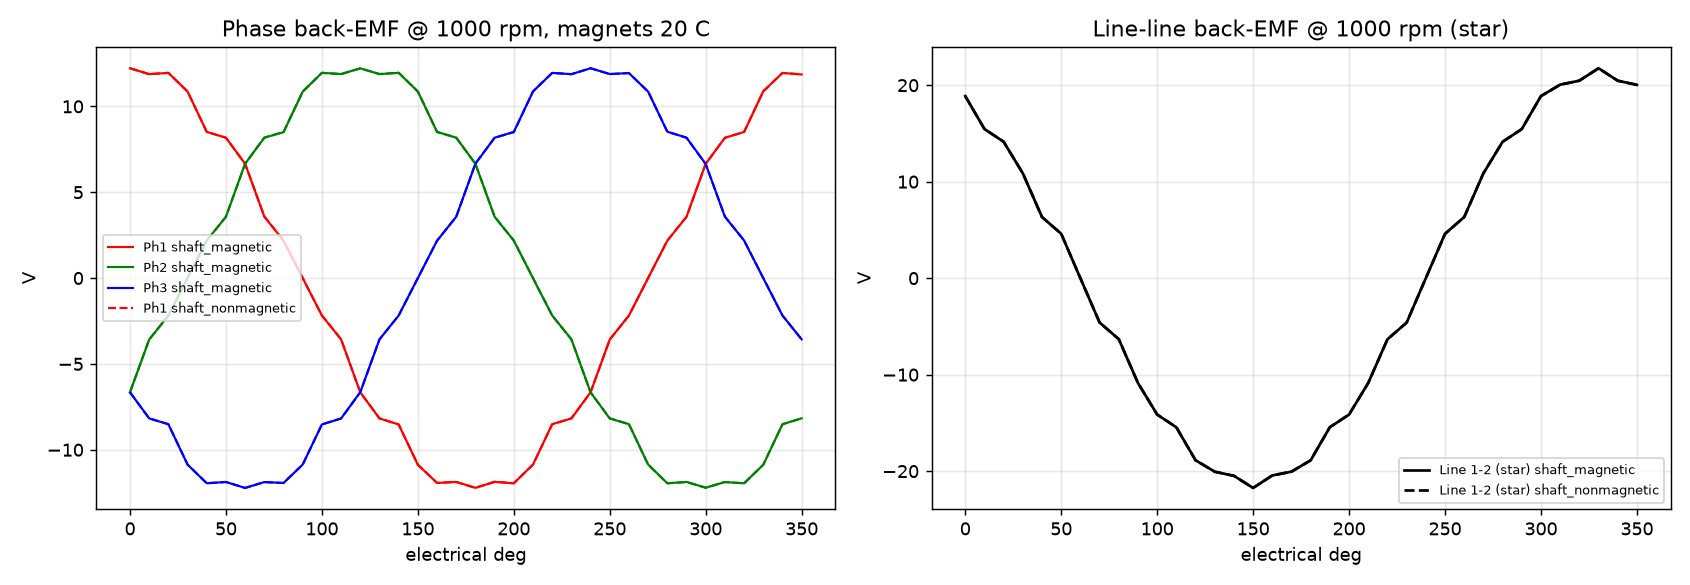

Write the Python code that produced this figure.
"""No-load back-EMF of Motor-CAD model E:\\Spoke_V2\\Design9795_1.mot (screenshots 16 Oct 2026), solved in FEMM 4.2 (2D magnetostatic).

Stator: Motor-CAD 'Parallel Tooth', 12 slots.  Rotor: adaptive spoke template (same parameter names as
Ferrite_Motor_design/rotor/spoke_rotor_explorer.html).  Each tooth coil is its own FEMM circuit at 0 A, so the
coil flux linkage is read directly; phase = 2 adjacent coils in series per path, 2 paths in parallel.

Run:  python backemf.py      writes results.json + backemf.png
"""
import json, math, os, sys, time
import numpy as np
import femm
import runguard as RG
RG.keep_awake()                  # no idle sleep while a run is alive

HERE = os.path.dirname(os.path.abspath(__file__))
MU0 = 4e-7 * math.pi

# ---------------- Motor-CAD inputs: Design9795_1.mot (screenshots 2026-10-16) ----------------
STACK = 64.0                       # stator lam length = rotor lam length = magnet length (magnets in 3 axial segments)
STATOR = dict(slots=12, od=160.0, bore=107.0, tooth_w=15.5418, slot_depth=17.6519, corner_r=1.95,
              tip_depth=0.93162, slot_open=5.57938, tip_angle=18.2886)
ROTOR = dict(pole_number=10, rotor_diameter=106.0, shaft_diameter=25.0, magnet_inset=2.0, magnet_depth=28.0,
             magnet_opening=7.04591, magnet_X=18.8647, magnet_Y=9.17054, magnet_Z=7.11328, magnet_glue_gap=0.0625,
             Bridge_thickness=1.0, bridge_offset=5.0)
TURNS = 10                         # per coil; 20 conductors/slot, 2 layers
PATHS = 2
BR20, MU_MAG, BR_TC = 0.46, 1.08, -0.001797    # DMEGC_DM4654; Motor-CAD magnet flux coefficient -0.1797 %/K
MAG_T = float(os.environ.get('MAG_T', 20.0))
BR = BR20 * (1 + BR_TC * (MAG_T - 20))
STACKING = 0.97                    # Motor-CAD default; consistent with the lamination masses shown (mass and iron loss)
# Magnetic solve: steel BH curve not reduced by the stacking factor (fill 1.0). Matches Motor-CAD's d-q flux map: with 0.97 the
# FEMM q-axis flux was 3-8 % low while the d axis matched (sens_q.py); STACK_FEA=0.97 restores the old behaviour.
STACKING_FEA = float(os.environ.get('STACK_FEA', 1.0))
# M235-35A from the Motor-CAD material database (Steel BH tab), H [A/m] -> B [T]; above 1.8 T extended with
# slope mu0 (air-like), as Motor-CAD extrapolates beyond the last point
BH_LAM_MCAD = [(0, 0), (24.7, 0.1), (32.6, 0.2), (38.1, 0.3), (43.1, 0.4), (48.2, 0.5), (53.9, 0.6), (60.7, 0.7),
               (68.8, 0.8), (79.3, 0.9), (93.7, 1.0), (115, 1.1), (156, 1.2), (260, 1.3), (690, 1.4), (1950, 1.5),
               (4410, 1.6), (7630, 1.7), (12000, 1.8)]
BH_LAM_MCAD += [(h, 1.8 + 4e-7 * math.pi * (h - 12000)) for h in (30000, 60000, 120000, 250000, 500000)]
# M235-35A typical DC curve (first runs; kept for reference)
BH_LAM_TYPICAL = [(0, 0), (50, 0.75), (100, 1.00), (150, 1.12), (200, 1.20), (300, 1.29), (500, 1.38), (1000, 1.45),
          (2500, 1.53), (5000, 1.63), (10000, 1.75), (20000, 1.87), (50000, 2.02), (100000, 2.13), (200000, 2.30)]
BH_LAM = BH_LAM_MCAD if os.environ.get('BH', 'mcad') == 'mcad' else BH_LAM_TYPICAL
# SCM420 (Cr-Mo case-hardening steel) typical curve
BH_SHAFT = [(0, 0), (200, 0.45), (400, 0.85), (700, 1.10), (1000, 1.25), (2000, 1.45), (4000, 1.58),
            (8000, 1.70), (16000, 1.82), (50000, 2.00), (100000, 2.10), (200000, 2.25)]
FILLETS = dict(lam=0.1, pocket=1.0, slot=1.95) if os.environ.get('FILLETS', '1') == '1' else None
GM = float(os.environ.get('GAPMESH', '1.0'))   # air-gap mesh scale (1 = 0.2 mm elements)
STEP = 2.0                         # deg mech; 72 deg = one electrical period
NWORK = 4

R_BORE = STATOR['bore'] / 2
R_ROT = ROTOR['rotor_diameter'] / 2
R_MID = (R_BORE + R_ROT) / 2
# SYM=1: half machine (12 slots / 10 poles repeat every 180 deg with the sign flipped), anti-periodic cut on the x axis.
# Needs the air-gap element (fixed meshes; the rotor is drawn turned by half a pole pitch so the cut runs through
# pole-piece centres and slot centrelines, never through a magnet or a coil).
SYM = os.environ.get('SYM', '0') == '1'
AGE = os.environ.get('AGE', '0') == '1' or SYM
ROT_OFF = 180 / ROTOR['pole_number'] if SYM else 0.0
SYM_K = 2 if SYM else 1            # torque, mass and loss multiplier
R_AGE_IN, R_AGE_OUT = R_ROT + (R_BORE - R_ROT) / 3, R_BORE - (R_BORE - R_ROT) / 3
NS = STATOR['slots']
# tooth coil k sits between slot k and slot k+1 (Motor-CAD slot table: slot 1 = 20 x phase 1, ...)
PHASE_TEETH = {'Ph1': (12, 1, 6, 7), 'Ph2': (2, 3, 8, 9), 'Ph3': (4, 5, 10, 11)}


def rot(p, a_deg):
    a = math.radians(a_deg); c, s = math.cos(a), math.sin(a)
    return (p[0] * c - p[1] * s, p[0] * s + p[1] * c)


def line(a, b):
    femm.mi_drawline(a[0], a[1], b[0], b[1])


def polyline(pts):
    for a, b in zip(pts, pts[1:]):
        line(a, b)


def arc_ccw(r, a0, a1, maxseg, bdry=''):
    p, q = rot((r, 0), a0), rot((r, 0), a1)
    femm.mi_drawarc(p[0], p[1], q[0], q[1], a1 - a0, maxseg)
    if bdry:
        m = rot((r, 0), (a0 + a1) / 2)
        femm.mi_selectarcsegment(m[0], m[1]); femm.mi_setarcsegmentprop(maxseg, bdry, 0, 0); femm.mi_clearselected()


def label(p, mat, mesh, circ='', magdir=0, turns=0, grp=0):
    femm.mi_addblocklabel(p[0], p[1]); femm.mi_selectlabel(p[0], p[1])
    femm.mi_setblockprop(mat, 0, mesh, circ, magdir, grp, turns); femm.mi_clearselected()


def ang(p):
    return math.degrees(math.atan2(p[1], p[0]))


def slot_geometry(s):
    """Right half of one slot, slot centreline on +y (x > 0 = clockwise side). Returns key points."""
    hs, ws = 180 / s['slots'], s['tooth_w'] / 2
    so = s['slot_open'] / 2
    A = (so, math.sqrt(R_BORE ** 2 - so ** 2))                      # tip corner on the bore
    B = (so, A[1] + s['tip_depth'])
    n = (math.cos(math.radians(hs)), -math.sin(math.radians(hs)))   # tooth normal; tooth side: p.n = -ws
    u = (math.sin(math.radians(hs)), math.cos(math.radians(hs)))    # tooth axis
    d = (math.cos(math.radians(s['tip_angle'])), math.sin(math.radians(s['tip_angle'])))
    nB = B[0] * n[0] + B[1] * n[1]
    t = (-ws - nB) / (d[0] * n[0] + d[1] * n[1])
    C = (B[0] + t * d[0], B[1] + t * d[1])
    rb = R_BORE + s['slot_depth']                                    # slot bottom radius
    sE = math.sqrt(rb ** 2 - ws ** 2)
    E = (-ws * n[0] + sE * u[0], -ws * n[1] + sE * u[1])
    return dict(A=A, B=B, C=C, E=E, rb=rb)


def tooth_area(sg, s):
    """Lamination area of one tooth (between slot-bottom arc and bore) for the mass check."""
    from matplotlib.path import Path
    mir = lambda p: (-p[0], p[1])
    hs = 180 / s['slots']
    right = [sg['A'], sg['B'], sg['C'], sg['E']]                     # wall of slot centred at +y
    left_next = [rot(mir(p), -2 * hs) for p in right]                # same tooth, wall of the next slot clockwise
    poly = right + [rot((sg['rb'], 0), a) for a in np.linspace(ang(sg['E']), ang(left_next[3]), 40)] + \
        left_next[::-1] + [rot((R_BORE, 0), a) for a in np.linspace(ang(left_next[0]), ang(sg['A']), 40)]
    x, y = np.array(poly).T
    return 0.5 * abs(np.dot(x, np.roll(y, 1)) - np.dot(y, np.roll(x, 1)))


def rotor_geometry(p):
    """Same as Ferrite_Motor_design/femm_em/femm_motor.py (port of spoke_rotor_explorer.html), pole on +y."""
    t, rs, rr = p['Bridge_thickness'] / 2, p['shaft_diameter'] / 2, p['rotor_diameter'] / 2
    rom = rr - p['magnet_inset']; rim = rom - p['magnet_depth']; ho = p['magnet_opening'] / 2
    a = math.radians(180 / p['pole_number']); T, Cs = math.tan(a), math.cos(a)
    P = (-(rim * T - t / Cs), rim); Q = (-p['magnet_Y'], rim + p['magnet_X']); R = (-p['magnet_Z'], rom)
    D = (-ho, rom); C = (-ho, math.sqrt(rr * rr - ho * ho))
    yg = rs + p['bridge_offset']; G = (-(yg * T - t / Cs), yg)
    gap, ctr = p['magnet_glue_gap'], (0, (rim + rom) / 2)

    def off(a, b):
        dx, dy = b[0] - a[0], b[1] - a[1]; L = math.hypot(dx, dy); nx, ny = -dy / L, dx / L
        if (ctr[0] - (a[0] + b[0]) / 2) * nx + (ctr[1] - (a[1] + b[1]) / 2) * ny < 0: nx, ny = -nx, -ny
        return (a[0] + nx * gap, a[1] + ny * gap), (b[0] + nx * gap, b[1] + ny * gap)

    def X(l1, l2):
        (a, b), (c, d) = l1, l2; r = (b[0] - a[0], b[1] - a[1]); q = (d[0] - c[0], d[1] - c[1])
        k = ((c[0] - a[0]) * q[1] - (c[1] - a[1]) * q[0]) / (r[0] * q[1] - r[1] * q[0])
        return (a[0] + r[0] * k, a[1] + r[1] * k)

    PQ, QR = off(P, Q), off(Q, R)
    Pm, Qm, Rm = X(PQ, ((0, rim), (1, rim))), X(PQ, QR), X(QR, ((0, rom), (1, rom)))
    return dict(P=P, Q=Q, R=R, D=D, C=C, G=G, Pm=Pm, Qm=Qm, Rm=Rm, rs=rs, rr=rr, rim=rim, rom=rom, yg=yg)


MAGLAB, ANGLE, HALF_CUT = [], [0.0], []
SYM_PAIR = {4: 10, 5: 11, 6: 12, 7: 1, 8: 2, 9: 3}  # coil on the lower half -> its upper-half image (psi = -psi_image)
FILLET_OK, FILLET_FAIL = set(), set()


def build(path, shaft_magnetic):
    s = STATOR
    femm.newdocument(0)
    femm.mi_probdef(0, 'millimeters', 'planar', 1e-8, STACK, 30, 0)
    femm.mi_smartmesh(0)
    femm.mi_addmaterial('Air', 1, 1, 0, 0, 0, 0, 0, 1, 0, 0, 0, 0, 0)
    femm.mi_addmaterial('Copper', 1, 1, 0, 0, 58, 0, 0, 1, 0, 0, 0, 0, 0)
    femm.mi_addmaterial('M235-35A', 5000, 5000, 0, 0, 0, 0.35, 0, STACKING_FEA, 0, 0, 0, 0, 0)
    for h, b in BH_LAM:
        femm.mi_addbhpoint('M235-35A', b, h)
    femm.mi_addmaterial('SCM420', 1000, 1000, 0, 0, 0, 0, 0, 1, 0, 0, 0, 0, 0)
    for h, b in BH_SHAFT:
        femm.mi_addbhpoint('SCM420', b, h)
    femm.mi_addmaterial('Magnet', MU_MAG, MU_MAG, BR / (MU0 * MU_MAG), 0, 0, 0, 0, 1, 0, 0, 0, 0, 0)
    femm.mi_addboundprop('A0', 0, 0, 0, 0, 0, 0, 0, 0, 0, 0, 0)
    for k in range(1, NS + 1):
        femm.mi_addcircprop('T%d' % k, 0, 1)

    # ---- stator ----
    sg = slot_geometry(s)
    mir = lambda p: (-p[0], p[1])
    pitch = 360 / NS
    for k in range(1, NS + 1):
        a = pitch * (k - 1)                         # slot k centreline at 90 + a deg
        L = lambda p: rot(p, a)
        A, B, C, E = (sg[q] for q in 'ABCE')
        polyline([L(p) for p in (A, B, C, E)])
        polyline([L(mir(p)) for p in (A, B, C, E)])
        arc_ccw(sg['rb'], 90 + a - (90 - ang(E)), 90 + a + (90 - ang(E)), 1)       # slot bottom
        arc_ccw(R_BORE, 90 + a - (90 - ang(A)), 90 + a + (90 - ang(A)), 0.5 * GM)       # slot mouth
        arc_ccw(R_BORE, 90 + a + (90 - ang(A)), 90 + a + pitch - (90 - ang(A)), 0.5 * GM)  # tooth face
        line(L(C), L(mir(C)))                                               # wedge / coil split
        line(L((0, C[1])), L((0, sg['rb'])))                                # layer split (side by side)
        label(L((0, (A[1] + C[1]) / 2)), 'Air', 0.5)
        ym = (C[1] + sg['rb']) / 2
        # left half (CCW side) -> coil on tooth k (between slot k and k+1); right half -> tooth k-1
        label(L((-3.5, ym)), 'Copper', 1.2, 'T%d' % k, 0, TURNS)
        label(L((3.5, ym)), 'Copper', 1.2, 'T%d' % ((k - 2) % NS + 1), 0, -TURNS)
    arc_ccw(s['od'] / 2, 0, 180, 2, 'A0'); arc_ccw(s['od'] / 2, 180, 360, 2, 'A0')
    label((0, (1 if SYM else -1) * (sg['rb'] + s['od'] / 2) / 2), 'M235-35A', 1.5)
    if AGE:   # FEMM air-gap element: meshes stay fixed, rotor angle set through the boundary (no remeshing)
        femm.mi_addboundprop('AGE', 0, 0, 0, 0, 0, 0, 0, 0, 7, 0, 0)
        for rr_ in (R_AGE_IN, R_AGE_OUT):
            arc_ccw(rr_, 0, 180, 0.4 * GM, 'AGE'); arc_ccw(rr_, 180, 360, 0.4 * GM, 'AGE')
        label(rot(((R_AGE_OUT + R_BORE) / 2, 0), 90 + pitch / 2), 'Air', 0.2 * GM)
        p_ = rot(((R_AGE_IN + R_AGE_OUT) / 2, 0), 90 + pitch / 2)
        femm.mi_addblocklabel(*p_); femm.mi_selectlabel(*p_); femm.mi_setblockprop('<No Mesh>', 1, 0, '', 0, 0, 0); femm.mi_clearselected()
    else:
        arc_ccw(R_MID, 0, 180, 0.4 * GM); arc_ccw(R_MID, 180, 360, 0.4 * GM)
        label(rot(((R_MID + R_BORE) / 2, 0), 90 + pitch / 2), 'Air', 0.2 * GM)

    # ---- rotor (group 1) ----
    g = rotor_geometry(ROTOR)
    n = ROTOR['pole_number']; pp = 360 / n
    dC = math.degrees(math.atan2(-g['C'][0], g['C'][1]))
    rG = math.hypot(*g['G']); dG = math.degrees(math.atan2(-g['G'][0], g['G'][1]))
    MAGLAB.clear()
    for k in range(n):
        a = pp * k - 90 + ROT_OFF
        L = lambda p: rot(p, a)
        cav = [g['G'], g['P'], g['Q'], g['R'], g['Rm'], g['Qm'], g['Pm']]
        polyline([L(p) for p in cav] + [L(mir(p)) for p in reversed(cav)])
        polyline([L(p) for p in (g['Rm'], g['D'], mir(g['D']), mir(g['Rm']))])
        line(L(g['D']), L(g['C'])); line(L(mir(g['D'])), L(mir(g['C'])))
        arc_ccw(rG, pp * k - dG + ROT_OFF, pp * k + dG + ROT_OFF, 1)
        arc_ccw(g['rr'], pp * k + dC + ROT_OFF, pp * (k + 1) - dC + ROT_OFF, 0.4 * GM)
        mdir = a + (0 if k % 2 == 0 else 180)
        MAGLAB.append((L((0, (g['rim'] + g['rom']) / 2)), mdir))
        label(MAGLAB[-1][0], 'Magnet', 1.0, magdir=mdir, grp=1)
        label(L((0, (rG + g['rim']) / 2)), 'Air', 0.8, grp=1)
    if FILLETS:   # Motor-CAD template fillets: lamination 0.3 (mouth at OD), pocket 1.0; slot corner 1.95
        for k in range(n):
            L = lambda p: rot(p, pp * k - 90 + ROT_OFF)
            for p, rad in ((g['C'], FILLETS['lam']), (g['P'], FILLETS['pocket']), (g['G'], FILLETS['pocket'])):
                for q in (p, mir(p)):
                    try:
                        femm.mi_createradius(*L(q), rad); FILLET_OK.add(str(p))
                    except Exception:
                        FILLET_FAIL.add(str(p))
        for k in range(1, NS + 1):
            for q in (sg['E'], mir(sg['E'])):
                try:
                    femm.mi_createradius(*rot(q, pitch * (k - 1)), FILLETS['slot']); FILLET_OK.add('E')
                except Exception:
                    FILLET_FAIL.add('E')
    arc_ccw(g['rs'], 0, 180, 2); arc_ccw(g['rs'], 180, 360, 2)
    label((0, g['rs'] / 2 if SYM else 0), 'SCM420' if shaft_magnetic else 'Air', 3, grp=1)
    label(rot(((g['rs'] + g['yg']) / 2 + 1, 0), pp if SYM else pp / 2 - 90 + pp / 2), 'M235-35A', 1.0, grp=1)
    label(rot(((g['rr'] + (R_AGE_IN if AGE else R_MID)) / 2, 0), pp / 2), 'Air', 0.2 * GM, grp=1)
    femm.mi_selectcircle(0, 0, R_MID - 0.01, 4); femm.mi_setgroup(1); femm.mi_clearselected()
    ANGLE[0] = 0.0
    if SYM:
        half_cut(path, sg, g)
    femm.mi_zoomnatural()
    femm.mi_saveas(path)
    return sg, g


def half_cut(path, sg, g):
    """Keep y >= 0, cut along the x axis, anti-periodic pairs (x > 0 segment k <-> x < 0 segment k)."""
    ro = STATOR['od'] / 2
    for sx in (1, -1):
        line((0, 0), (sx * R_AGE_IN, 0))                       # rotor: shaft, pole-piece centre web, pole face
        line((sx * R_AGE_OUT, 0), (sx * sg['C'][1], 0))        # stator: air ring + slot mouth, up to the wedge line
        line((sx * sg['rb'], 0), (sx * ro, 0))                 # back iron (slot centre to slot bottom is the layer split)
    femm.mi_clearselected()
    femm.mi_selectrectangle(-ro - 5, -ro - 5, ro + 5, -1e-4, 0); femm.mi_deleteselectednodes()
    femm.mi_selectrectangle(-ro - 5, -ro - 5, ro + 5, 1e-3, 2); femm.mi_deleteselectedlabels()
    for r_ in (g['rs'], R_AGE_IN, R_AGE_OUT, ro):              # lower half circles end on the axis: remove them
        femm.mi_selectarcsegment(0, -r_); femm.mi_deleteselectedarcsegments()
    femm.mi_clearselected()
    # slot-mouth air of the two slots on the cut (their labels sat on the axis)
    for sx in (1, -1):
        label((sx * (sg['A'][1] + sg['C'][1]) / 2, 0.3), 'Air', 0.5)
    femm.mi_saveas(path)
    txt = open(path).read().split('\n')
    k = next(i for i, l in enumerate(txt) if l.startswith('[NumPoints]'))
    pts = [tuple(map(float, l.split()[:2])) for l in txt[k + 1:k + 1 + int(txt[k].split('=')[1])]]
    k = next(i for i, l in enumerate(txt) if l.startswith('[NumSegments]'))
    segs = [tuple(int(v) for v in l.split()[:2]) for l in txt[k + 1:k + 1 + int(txt[k].split('=')[1])]]
    cut = {1: [], -1: []}
    for a, b in segs:
        (xa, ya), (xb, yb) = pts[a], pts[b]
        if abs(ya) < 1e-6 and abs(yb) < 1e-6:
            sx = 1 if xa + xb > 0 else -1
            cut[sx].append(tuple(sorted((abs(xa), abs(xb)))))
    cut = {sx: sorted(v) for sx, v in cut.items()}
    assert [tuple(round(v, 5) for v in c) for c in cut[1]] == [tuple(round(v, 5) for v in c) for c in cut[-1]], cut
    for n_, (r0, r1) in enumerate(cut[1]):
        femm.mi_addboundprop('AP%d' % n_, 0, 0, 0, 0, 0, 0, 0, 0, 5, 0, 0)
        es = 0.2 * GM if (R_ROT - 2 < r1 and r0 < R_BORE + 1) else 0.6
        for sx in (1, -1):
            femm.mi_selectsegment(sx * (r0 + r1) / 2, 0)
            femm.mi_setsegmentprop('AP%d' % n_, es, 0, 0, 1 if r1 <= R_AGE_IN + 1e-6 else 0)
            femm.mi_clearselected()
    HALF_CUT[:] = cut[1]


def set_angle(theta_m):
    if AGE:
        femm.mi_modifyboundprop('AGE', 10, theta_m - ROT_OFF); ANGLE[0] = theta_m
        return
    d = theta_m - ANGLE[0]
    if abs(d) > 1e-9:
        femm.mi_selectgroup(1); femm.mi_moverotate(0, 0, d); femm.mi_clearselected()
        ANGLE[0] = theta_m
    for p, mdir in MAGLAB:
        q = rot(p, theta_m)
        femm.mi_selectlabel(q[0], q[1]); femm.mi_setblockprop('Magnet', 0, 1.0, '', mdir + theta_m, 1, 0)
        femm.mi_clearselected()


W = {}


def worker_init(shaft_magnetic):
    femm.openfemm(1)
    import runguard as _RG; _RG.register_femm()
    os.makedirs(os.path.join(HERE, 'work'), exist_ok=True)
    W['file'] = os.path.join(HERE, 'work', 'w%d_%d.fem' % (os.getpid(), shaft_magnetic))
    build(W['file'], shaft_magnetic)


def coil_psi():
    """Flux linkage of coils T1..T12 (half model: lower-half coils from anti-periodicity)."""
    psi = [femm.mo_getcircuitproperties('T%d' % k)[2] for k in range(1, NS + 1)]
    if SYM:
        for k, m in SYM_PAIR.items():
            psi[k - 1] = -psi[m - 1]
    return psi


def torque():
    if AGE:                                    # rotor air is all group 1 with the gap element: use its own (whole-machine) torque
        return femm.mo_gapintegral('AGE', 0)
    femm.mo_groupselectblock(1); T = femm.mo_blockintegral(22); femm.mo_clearblock()
    return T


def job(theta_m):
    set_angle(theta_m)
    femm.mi_analyze(1); femm.mi_loadsolution()
    psi = coil_psi()
    T = torque()
    femm.mo_close()
    return theta_m, psi, T


def analyse(th, psi, p=5):
    """psi[i][k]: coil k flux linkage. Returns per-phase path flux linkage and EMF waveforms per 1000 rpm."""
    psi = np.array(psi)
    the = np.radians(p * th)
    X = 2 * np.mean(psi * np.exp(-1j * the)[:, None], axis=0)   # coil fundamental phasors
    out = {}
    for ph, teeth in PHASE_TEETH.items():
        ref = X[teeth[0] - 1]
        sg = [1 if np.real(X[t - 1] * np.conj(ref)) > 0 else -1 for t in teeth]
        coils = [sg[i] * psi[:, t - 1] for i, t in enumerate(teeth)]
        path = (coils[0] + coils[1] + coils[2] + coils[3]) / PATHS          # 2 coils in series per path
        out[ph] = path
    # phase polarity: Ph2/Ph3 must sit +-120 deg el from Ph1 (not 60), as in a balanced 3-phase winding
    f = {ph: np.mean(v * np.exp(-1j * the)) for ph, v in out.items()}
    for ph in ('Ph2', 'Ph3'):
        if np.real(f[ph] * np.conj(f['Ph1'])) > 0:
            out[ph] = -out[ph]
    w =2 * math.pi * 1000 / 60                                          # rad/s mech at 1000 rpm
    dth = np.radians(th[1] - th[0])
    emf = {ph: -np.gradient(np.concatenate([v, v[:1]]), dth)[:-1] * w for ph, v in out.items()}
    # periodic central difference
    for ph, v in out.items():
        emf[ph] = -(np.roll(v, -1) - np.roll(v, 1)) / (2 * dth) * w
    return out, emf, X


def harmonics(y):
    c = np.fft.rfft(y) / len(y) * 2
    return np.abs(c)


def main():
    from multiprocessing import Pool
    log = lambda *a: print(time.strftime('%H:%M:%S'), *a, flush=True)
    th = np.arange(0, 72, STEP)
    res = dict(inputs=dict(stator=STATOR, rotor=ROTOR, stack=STACK, Br20=BR20, mu_r=MU_MAG, magnet_T=MAG_T, Br=BR,
                           stacking=STACKING, turns_per_coil=TURNS, paths=PATHS))
    cases = [('shaft_magnetic', True), ('shaft_nonmagnetic', False)]
    for name, shaft in cases:
        t0 = time.time()
        with Pool(NWORK, initializer=worker_init, initargs=(shaft,)) as pool:
            out = pool.map(job, th.tolist(), chunksize=1)
        psi = [o[1] for o in out]; tq = [o[2] for o in out]
        path, emf, X = analyse(th, psi)
        r = dict(theta_m=th.tolist(), coil_psi=psi, cogging=tq,
                 path_psi={k: v.tolist() for k, v in path.items()}, emf_phase_1000rpm={k: v.tolist() for k, v in emf.items()})
        e1 = emf['Ph1']; e2 = emf['Ph2']; e3 = emf['Ph3']
        ll = e1 - e2
        h = harmonics(e1)                       # index = electrical harmonic (one el. period sampled)
        r['summary'] = dict(
            psi_path_fund_peak=float(harmonics(path['Ph1'])[1]),
            E_phase_rms=float(np.sqrt(np.mean(e1 ** 2))), E_phase_peak=float(np.max(np.abs(e1))),
            E_phase_fund_peak=float(h[1]), E_phase_fund_rms=float(h[1] / math.sqrt(2)),
            E_line_rms=float(np.sqrt(np.mean(ll ** 2))), E_line_peak=float(np.max(np.abs(ll))),
            E_line_fund_rms=float(harmonics(ll)[1] / math.sqrt(2)),
            phase_rms_all=[float(np.sqrt(np.mean(e ** 2))) for e in (e1, e2, e3)],
            THD_phase=float(np.sqrt(np.sum(h[2:12] ** 2)) / h[1]),
            harmonics_phase_pct={int(k): float(100 * h[k] / h[1]) for k in (3, 5, 7, 9, 11)},
            cogging_pkpk=float(np.ptp(tq)), solve_minutes=(time.time() - t0) / 60)
        res[name] = r
        log(name, json.dumps(r['summary']))
    json.dump(res, open(os.path.join(HERE, 'results.json'), 'w'), indent=1)
    plot(res)


def plot(res):
    import matplotlib; matplotlib.use('Agg'); import matplotlib.pyplot as plt
    fig, ax = plt.subplots(1, 2, figsize=(13, 4.5))
    for name, ls in (('shaft_magnetic', '-'), ('shaft_nonmagnetic', '--')):
        r = res[name]; the = 5 * np.array(r['theta_m'])
        for ph, c in zip(('Ph1', 'Ph2', 'Ph3'), ('r', 'g', 'b')):
            ax[0].plot(the, r['emf_phase_1000rpm'][ph], c + ls, lw=1.2, label='%s %s' % (ph, name) if ph == 'Ph1' or name == 'shaft_magnetic' else None)
        e = np.array(r['emf_phase_1000rpm']['Ph1']) - np.array(r['emf_phase_1000rpm']['Ph2'])
        ax[1].plot(the, e, 'k' + ls, label='Line 1-2 (star) %s' % name)
    ax[0].set(title='Phase back-EMF @ 1000 rpm, magnets %.0f C' % res['inputs']['magnet_T'], xlabel='electrical deg', ylabel='V')
    ax[1].set(title='Line-line back-EMF @ 1000 rpm (star)', xlabel='electrical deg', ylabel='V')
    for a in ax: a.grid(alpha=.3); a.legend(fontsize=7)
    fig.tight_layout(); fig.savefig(os.path.join(HERE, 'backemf.png'), dpi=130)


if __name__ == '__main__':
    if len(sys.argv) > 1 and sys.argv[1] == 'check':
        sg = slot_geometry(STATOR)
        A = tooth_area(sg, STATOR)
        mass = A * 1e-6 * STACK * 1e-3 * 7650 * STACKING * NS
        yoke = math.pi * ((STATOR['od'] / 2) ** 2 - sg['rb'] ** 2) * 1e-6 * STACK * 1e-3 * 7650 * STACKING
        print('slot pts', {k: (round(v[0], 3), round(v[1], 3)) if isinstance(v, tuple) else v for k, v in sg.items()})
        print('tooth area %.1f mm2 -> teeth %.3f kg (Motor-CAD 1.615), yoke %.3f kg (Motor-CAD 1.996)' % (A, mass, yoke))
        g = rotor_geometry(ROTOR)
        print('rotor', {k: (round(v[0], 3), round(v[1], 3)) if isinstance(v, tuple) else round(v, 3) for k, v in g.items()})
        femm.openfemm(1); build(os.path.join(HERE, 'check.fem'), True)
        t0 = time.time(); femm.mi_analyze(1); femm.mi_loadsolution()
        print('solve %.1f s' % (time.time() - t0))
        print('psi', [round(femm.mo_getcircuitproperties('T%d' % k)[2], 5) for k in range(1, NS + 1)])
        femm.mo_showdensityplot(1, 0, 2.0, 0, 'mag'); femm.mo_zoom(-82, -82, 82, 82)
        femm.mo_savebitmap(os.path.join(HERE, 'check_B.bmp'))
        femm.mo_zoom(-30, 20, 30, 80); femm.mo_savebitmap(os.path.join(HERE, 'check_B_zoom.bmp'))
        femm.closefemm()
    else:
        main()
